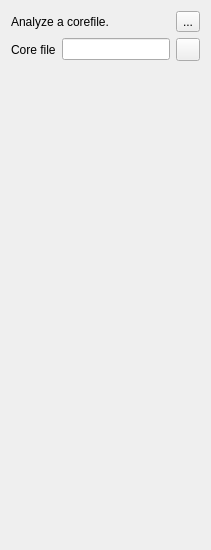
          <widget class="QWidget" name="corefileTab">
           <attribute name="title">
            <string>Corefile</string>
           </attribute>
           <layout class="QGridLayout" name="gridLayout_7">
            <item row="0" column="0">
             <layout class="QHBoxLayout" name="horizontalLayout_8">
              <item>
               <widget class="QLabel" name="label">
                <property name="text">
                 <string>Analyze a corefile.</string>
                </property>
               </widget>
              </item>
              <item>
               <spacer name="horizontalSpacer_2">
                <property name="orientation">
                 <enum>Qt::Horizontal</enum>
                </property>
                <property name="sizeHint" stdset="0">
                 <size>
                  <width>40</width>
                  <height>20</height>
                 </size>
                </property>
               </spacer>
              </item>
              <item>
               <widget class="QToolButton" name="helpCorefileToolButton">
                <property name="toolTip">
                 <string>Help for Corefile launch method.</string>
                </property>
                <property name="text">
                 <string>...</string>
                </property>
                <property name="icon">
                 <iconset resource="resource.qrc">
                  <normaloff>:/seer/resources/RelaxLightIcons/help-about.svg</normaloff>:/seer/resources/RelaxLightIcons/help-about.svg</iconset>
                </property>
               </widget>
              </item>
             </layout>
            </item>
            <item row="1" column="0">
             <layout class="QHBoxLayout" name="horizontalLayout_7">
              <item>
               <widget class="QLabel" name="loadCoreFilenameLabel">
                <property name="text">
                 <string>Core file</string>
                </property>
               </widget>
              </item>
              <item>
               <widget class="QLineEdit" name="loadCoreFilenameLineEdit">
                <property name="sizePolicy">
                 <sizepolicy hsizetype="Expanding" vsizetype="Fixed">
                  <horstretch>100</horstretch>
                  <verstretch>0</verstretch>
                 </sizepolicy>
                </property>
                <property name="toolTip">
                 <string>The path and name of a core file.</string>
                </property>
                <property name="clearButtonEnabled">
                 <bool>true</bool>
                </property>
               </widget>
              </item>
              <item>
               <widget class="QToolButton" name="loadCoreFilenameToolButton">
                <property name="toolTip">
                 <string>Open a dialog to select a core file.</string>
                </property>
                <property name="text">
                 <string/>
                </property>
                <property name="icon">
                 <iconset resource="resource.qrc">
                  <normaloff>:/seer/resources/RelaxLightIcons/document-open.svg</normaloff>:/seer/resources/RelaxLightIcons/document-open.svg</iconset>
                </property>
               </widget>
              </item>
             </layout>
            </item>
            <item row="2" column="0">
             <spacer name="verticalSpacer_5">
              <property name="orientation">
               <enum>Qt::Vertical</enum>
              </property>
              <property name="sizeHint" stdset="0">
               <size>
                <width>20</width>
                <height>478</height>
               </size>
              </property>
             </spacer>
            </item>
           </layout>
          </widget>
